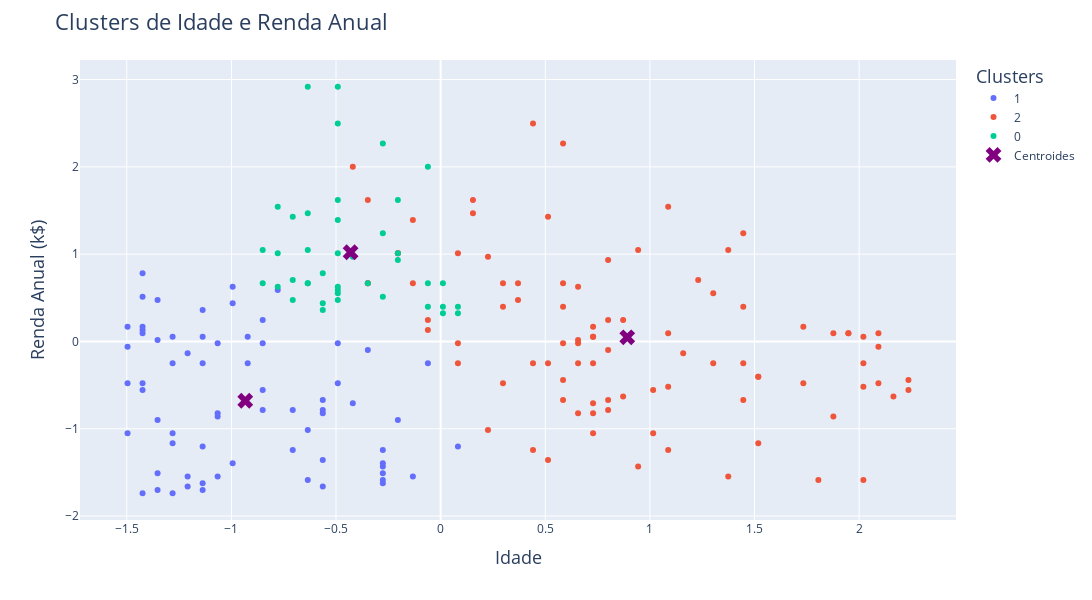

Here is the notebook cell this chart was saved with:
### Markdown cell above
### Terceiro Gráfico: Idade X Renda Anual

### Code cell
clusters_df = pd.DataFrame({
    'Idade': df_padronizado['Age'],
    'Renda Anual': df_padronizado['Annual_Income'], 
    'cluster': labels.astype(str) 
})

fig = px.scatter(clusters_df, x='Idade', y='Renda Anual', color='cluster') 


fig.add_scatter(x=df_centroides['Idade'], y=df_centroides['Renda_Anual'],  
                mode='markers', marker=dict(color='purple', symbol='x', size= 14),
                name='Centroides')

fig.update_layout(xaxis_title={'text':'Idade', 'font': {'size': 18 }}, 
                  yaxis_title={'text':' Renda Anual (k$)', 'font': {'size': 18}},
                  legend_title={'text':'Clusters', 'font': {'size': 18}},
                  title={'text': 'Clusters de Idade e Renda Anual', 'font': {'size': 22}},
                  width=1625, height=600)
